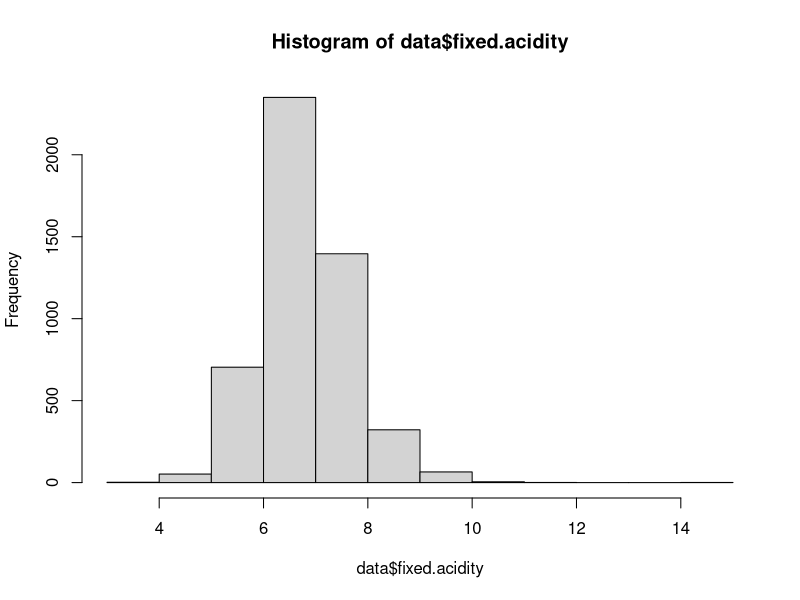
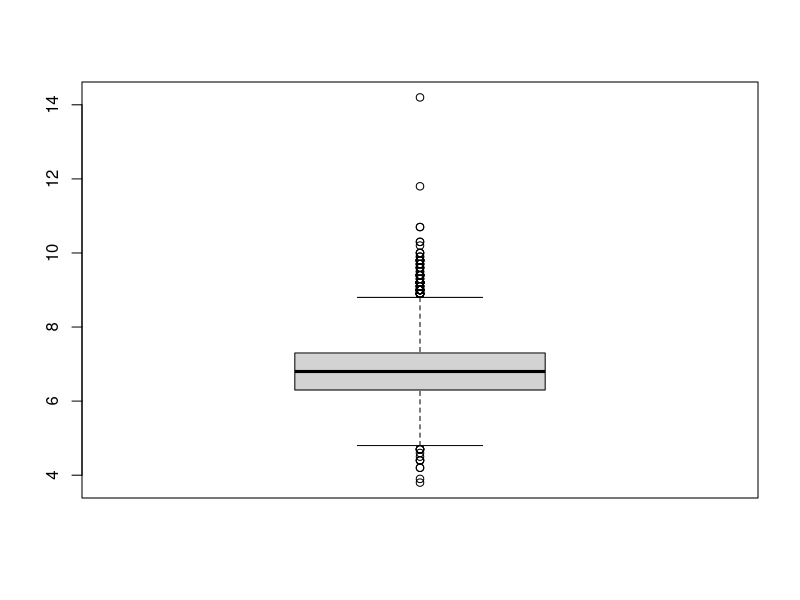

Generate these figures, in order, with R:
# created on 10-02-23 R practical
# Analysis of whine data

# Read data table into data frame
data=read.csv(file="white_wine_data.csv",header=TRUE)

#get rows and columbs dimentions
print(dim(data))

#print columns names
print(colnames(data))

# properties of `fixed.acidiy` column
# mean
print(mean(data$fixed.acidity))
#standard deviation
print(sd(data$fixed.acidity))

# min and max
print(min(data$fixed.acidity))

print(max(data$fixed.acidity))
# histogram
hist(data$fixed.acidity)

#subset for `fixed.acidity`>8

n_gt_8<-subset(data$fixed.acidity, data$fixed.acidity>8)
print(length(n_gt_8)) # 394

# subset data frame for `fixed.acidity`>8
data_gt_8<-subset(data, data$fixed.acidity>8)
print(dim(data_gt_8)) # 394 13

#subset for `fixed.acidity`>8 and `data.pH`>2.5
data_fac_gt8_ph_gt10<-subset(data, (data$fixed.acidity>8) & (data$pH>2.5))

# box plot points outside whiskers called outliers
boxplot(data$fixed.acidity)

